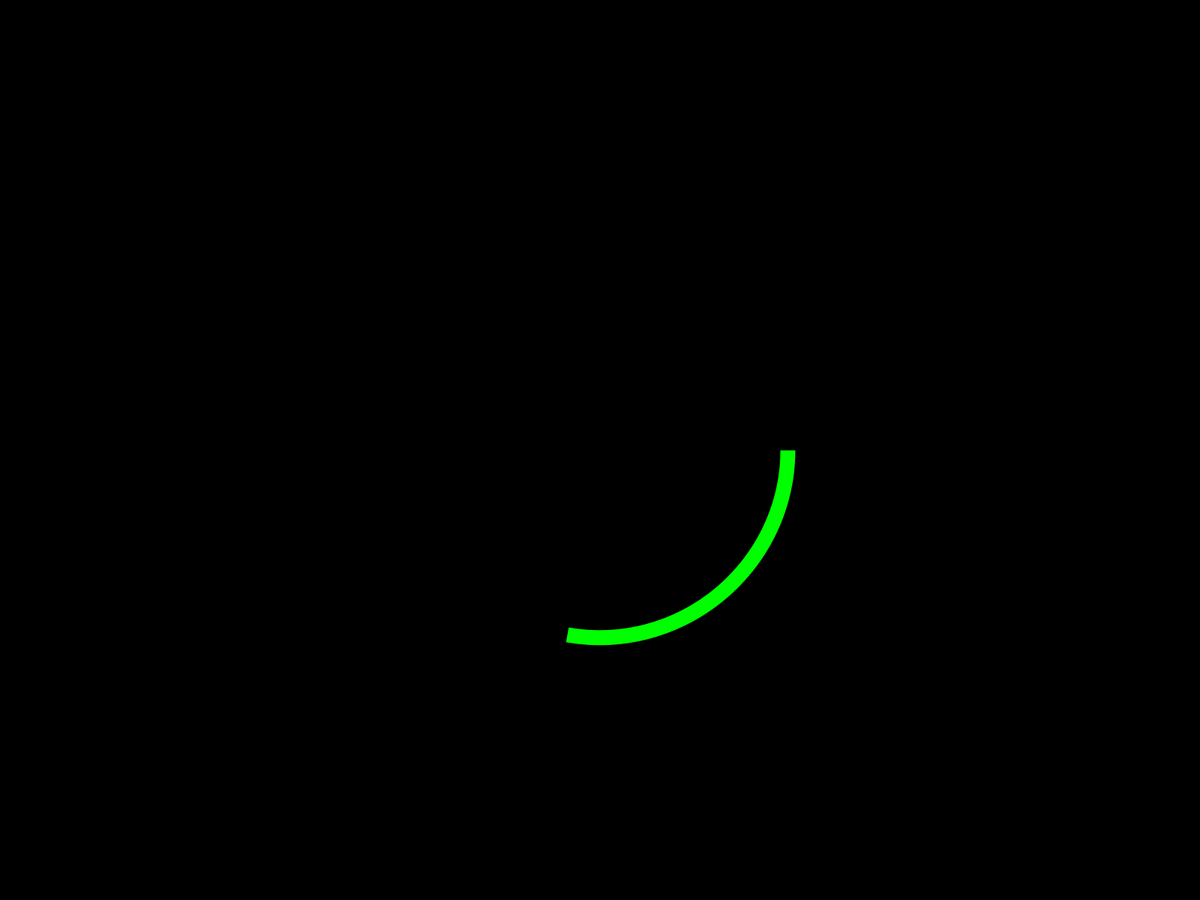
Frame 1 (no input)
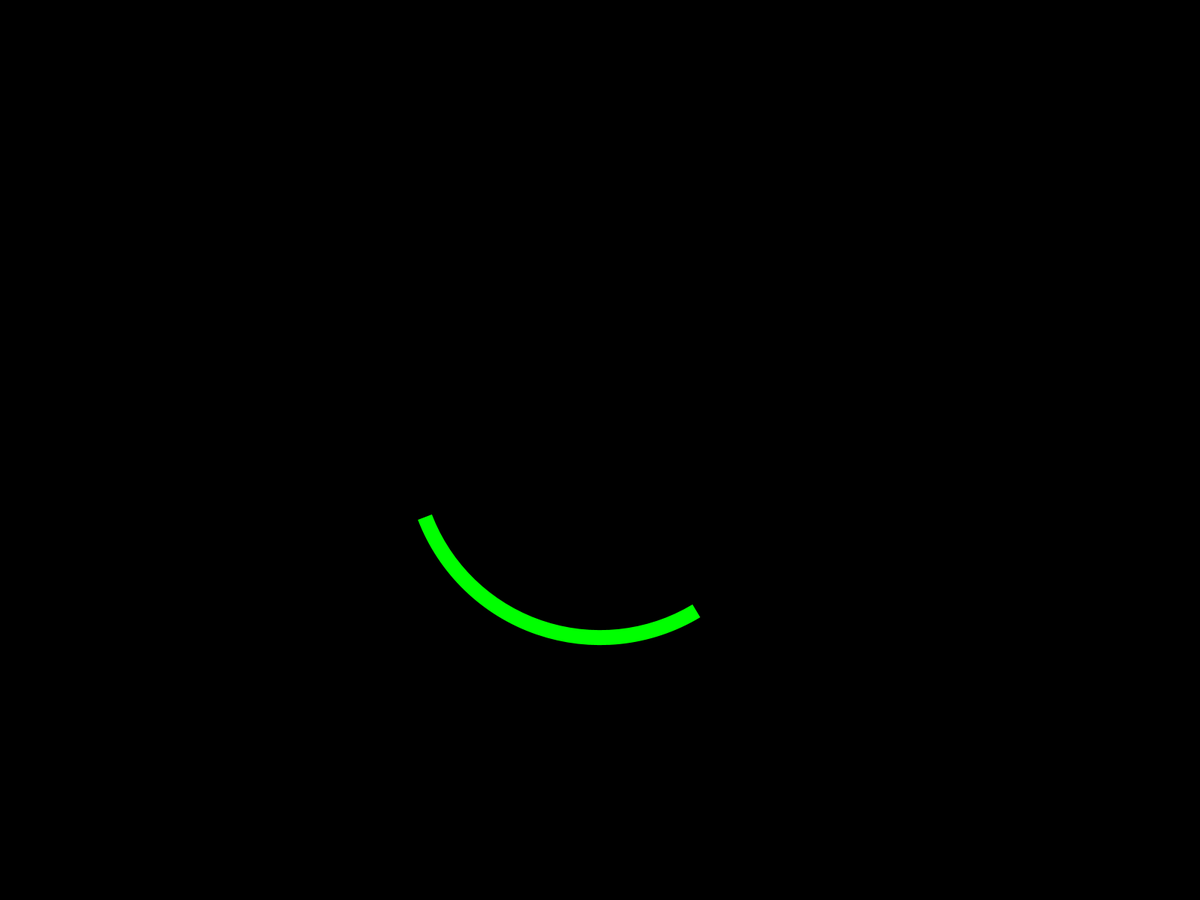
Frame 60 (the mouse pressed at the canvas centre just before this capture)
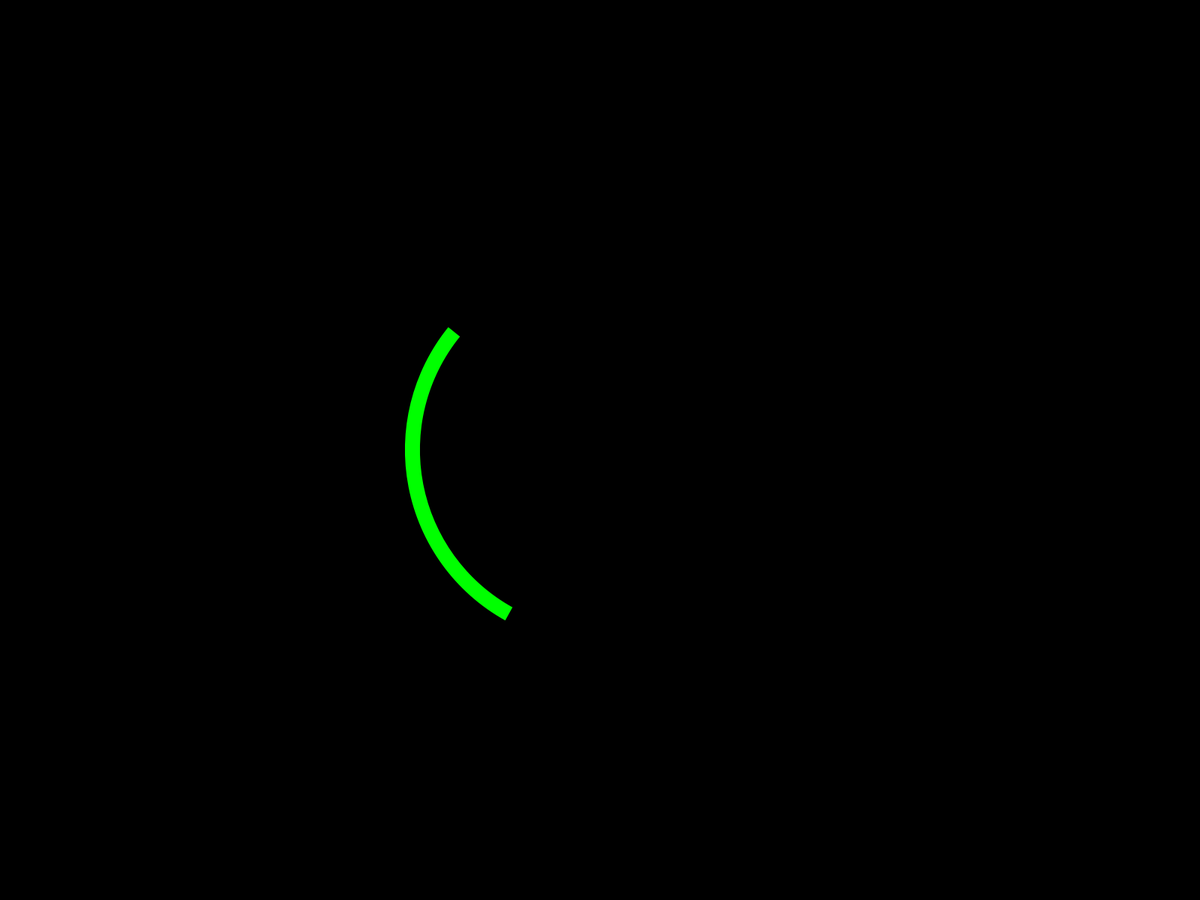
Frame 120 (the mouse held since frame 60 and released just before this capture)

The Processing sketch that drew these frames (run headless with seeded random() and noise(); from frame 60 on, the mouse is pressed at the canvas centre):

// Processing sketch: sketch_1_0_1b
// ── sketch_1_0_1b.pde
float Rote;
float Rote1;
int RoteChange1;
int DataSpace = 10;
float Data[][];

void setup() {
  fullScreen();
  background(0);
  strokeCap(0);
}

void draw(){
  background(0);
  noFill();
  stroke(0,255,0);
  strokeWeight(20);
  Rote = RoteChange1;
  Rote1 = 100 + RoteChange1;
  arc(width /2,height / 2,500,500, radians(Rote), radians(Rote1) );
  RoteChange1++;
  if(RoteChange1 >= 360){
    RoteChange1 = 0;
  }
}
